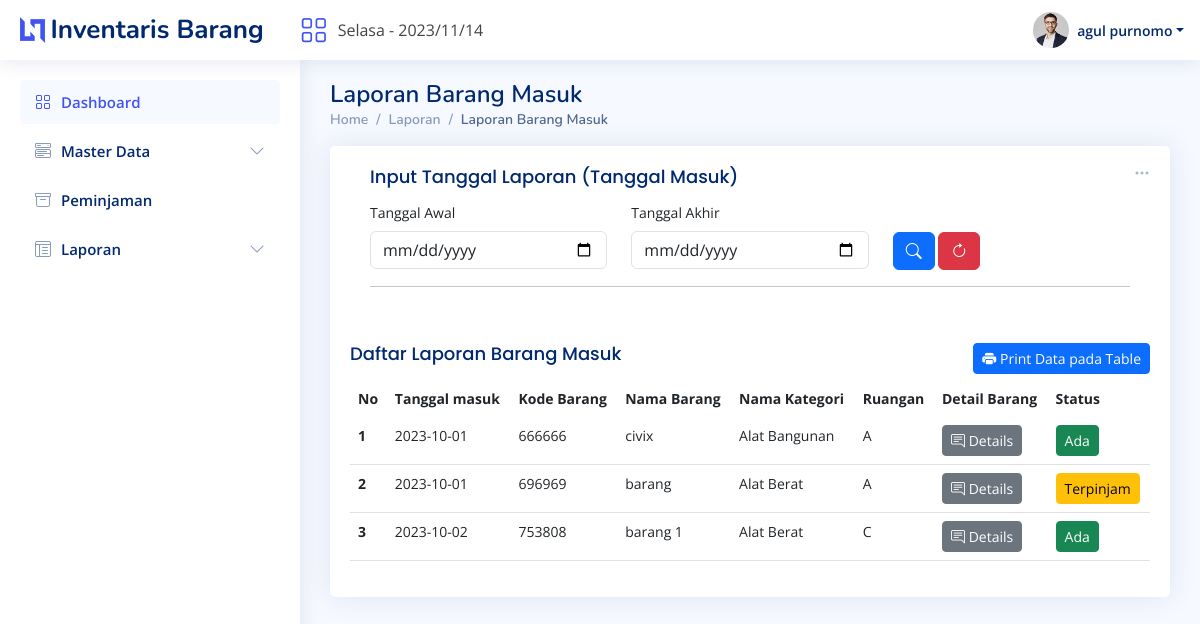
/laporan-barang-masuk.php (signed in), run on the app's committed database.
### tables this page shows
CREATE TABLE `barang` (
  `id_barang` int(11) NOT NULL,
  `kode_barang` int(11) NOT NULL,
  `tanggal_masuk` date DEFAULT NULL,
  `nama_barang` varchar(255) DEFAULT NULL,
  `id_kategori` int(11) DEFAULT NULL,
  `kondisi_barang_bagus` int(11) DEFAULT NULL,
  `kondisi_barang_rusak` int(11) DEFAULT NULL,
  `satuan` varchar(11) DEFAULT NULL,
  `id_ruang` int(11) DEFAULT NULL,
  `keluar` int(1) DEFAULT NULL,
  `tanggal_keluar` date DEFAULT NULL,
  `alasan` varchar(255) DEFAULT NULL,
  `alasan2` varchar(255) DEFAULT NULL
);

CREATE TABLE `kategori` (
  `id_kategori` int(25) NOT NULL,
  `nama_kategori` varchar(255) NOT NULL
);

CREATE TABLE `ruang` (
  `id_ruang` int(11) NOT NULL,
  `nama_ruang` varchar(225) DEFAULT NULL,
  `lokasi_ruang` varchar(255) DEFAULT NULL
);

### laporan-barang-masuk.php (the view, shortened to what this page needs)
<?php
include_once 'header.php';
?>
<main id="main" class="main">
    <div class="pagetitle">
        <h1>Laporan Barang Masuk</h1>
        <nav>
            <ol class="breadcrumb">
                <li class="breadcrumb-item"><a href="?page=dashboard">Home</a></li>
                <li class="breadcrumb-item">Laporan</li>
                <li class="breadcrumb-item active" >Laporan Barang Masuk</li>
            </ol>
        </nav>
    </div>
    <section class="section dashboard">
        <div class="row">
            <div class="col-lg-15">
                <div class="row">
                    <div class="col-12">
                        <div class="card recent-sales overflow-auto">
                            <div class="filter">
                                <a class="icon" href="#" data-bs-toggle="dropdown" title="Pilih Filter pada Table"><i class="bi bi-three-dots"></i></a>
                            </div>
                            <div class="card-body">
                            <div class="card-body">
                                    <h5 class="card-title m-0"> Input Tanggal Laporan (Tanggal Masuk)</h5>
                                    <form method="post">
                                        <div class="mb-3">
                                            <div class="row">
                                                <div class="col-lg-4">
                                                    <label class="form-label">Tanggal Awal</label>
                                                    <input type="date" name="tanggal_awal" class="form-control" value="<?php echo ($tanggal_awal ? $tanggal_awal : '') ?>" required>
                                                </div>
                                                <div class="col-lg-4">
                                                    <label class="form-label">Tanggal Akhir</label>
                                                    <input type="date" name="tanggal_akhir" class="form-control" value="<?php echo ($tanggal_akhir ? $tanggal_akhir : '') ?>" required>
                                                </div>
                                                <div class="col-lg-3">
                                                    <button title="Cari laporan barang berdasarkan input Tanggal" name="cari-tanggal" class="btn btn-primary" style="margin-top: 30px;"><i class="bi bi-search"></i></button>
                                                    <button title="Refresh Page" type="reset" onclick="location.href='?page=laporan-barang-masuk'" style="margin-top: 30px;" class="btn btn-danger"><i class="bi bi-arrow-clockwise"></i></button>
                                                </div>
                                            </div>
                                        </div>
                                        <hr>
                                    </form>
                                </div>
                                <a style="float: right; margin-top: 20px;" target="_blank" class="btn btn-primary btn-sm" href="cetak-laporan-masuk.php<?php
                                    if (isset($_POST['tanggal_awal'])) {
                                        echo '?print=tanggal&awal=' . $tanggal_awal . '&akhir=' . $tanggal_akhir ;
                                    }elseif (isset($_POST['filter-today'])) {
                                        echo '?print=day' ;
                                    }elseif (isset($_POST['filter-week'])) {
                                        echo '?print=week' ;
                                    }elseif (isset($_POST['filter-month'])) {
                                        echo '?print=month' ;
                                    }elseif (isset($_POST['filter-year'])) {
                                        echo '?print=year' ;
                                    }else{
                                        echo '?print=all' ;
                                    }
                                    ?>
                                    "><i class="bi bi-printer-fill"></i> Print Data pada Table</a>
                                <h5 class="card-title m-0">Daftar Laporan Barang Masuk
                                </h5>
                                <table class="table table-border datatable">
                                    <thead>
                                        <tr>
                                            <th scope="col">No</th>
                                            <th scope="col">Tanggal masuk</th>
                                            <th scope="col">Kode Barang</th>
                                            <th scope="col">Nama Barang</th>
                                            <th scope="col">Nama Kategori</th>
                                            <th scope="col">Ruangan</th>
                                            <th scope="col">Detail Barang</th>
                                            <th scope="col">Status</th>
                                        </tr>
                                    </thead>
                                    <tbody>
                                        <?php
                                        $i = 1;
                                        if (isset($_POST['filter-today'])) {
                                            $query = mysqli_query($koneksi, "SELECT * FROM barang INNER JOIN kategori ON barang.id_kategori=kategori.id_kategori INNER JOIN ruang ON barang.id_ruang=ruang.id_ruang WHERE keluar='0' AND tanggal_masuk='$currentdate' ");
                                        }elseif (isset($_POST['filter-week'])) {
                                            $query = mysqli_query($koneksi, "SELECT * FROM barang INNER JOIN kategori ON barang.id_kategori=kategori.id_kategori INNER JOIN ruang ON barang.id_ruang=ruang.id_ruang WHERE keluar='0' AND tanggal_masuk BETWEEN '$filter_upweek' AND '$filter_endweek' ");
                                        }elseif (isset($_POST['filter-month'])) {
                                            $query = mysqli_query($koneksi, "SELECT * FROM barang INNER JOIN kategori ON barang.id_kategori=kategori.id_kategori INNER JOIN ruang ON barang.id_ruang=ruang.id_ruang WHERE keluar='0' AND tanggal_masuk BETWEEN '$filter_upmonth' AND '$filter_endmonth' ");
                                        }elseif (isset($_POST['filter-year'])) {
                                            $query = mysqli_query($koneksi, "SELECT * FROM barang INNER JOIN kategori ON barang.id_kategori=kategori.id_kategori INNER JOIN ruang ON barang.id_ruang=ruang.id_ruang WHERE keluar='0' AND tanggal_masuk BETWEEN '$filter_upyear' AND '$filter_endyear' ");
                                        }elseif (isset($_POST['filter-all'])) {
                                            $query = mysqli_query($koneksi, "SELECT * FROM barang INNER JOIN kategori ON barang.id_kategori=kategori.id_kategori INNER JOIN ruang ON barang.id_ruang=ruang.id_ruang WHERE keluar='0' ");
                                        }elseif (isset($_POST['cari-tanggal'])) {
                                            $query = mysqli_query($koneksi, "SELECT * FROM barang INNER JOIN kategori ON barang.id_kategori=kategori.id_kategori INNER JOIN ruang ON barang.id_ruang=ruang.id_ruang WHERE keluar='0' AND tanggal_masuk BETWEEN '$tanggal_awal' AND '$tanggal_akhir' ");
                                        }else{
                                            $query = mysqli_query($koneksi, "SELECT * FROM barang INNER JOIN kategori ON barang.id_kategori=kategori.id_kategori INNER JOIN ruang ON barang.id_ruang=ruang.id_ruang WHERE keluar='0' ");
                                        }
                                        while ($data = mysqli_fetch_array($query)) {
                                        ?>
                                            <tr>
                                                <td><strong><?php echo $i++ ?></strong></td>
                                                <td><?php echo $data['tanggal_masuk'] ?></td>
                                                <td><?php echo $data['kode_barang'] ?></td>
                                                <td><?php echo $data['nama_barang'] ?></td>
                                                <td><?php echo $data['nama_kategori'] ?></td>
                                                <td><?php echo $data['nama_ruang'] ?></td>
                                                <td>
                                                    <a data-bs-toggle="modal" data-bs-target="#detailbarang<?php echo $data['id_barang'] ?>" class="btn btn-secondary btn-sm" title="Detail Informasi Barang"><i class="bi bi-chat-right-text"></i> Details</a>
                                                </td>
                                                <td>
                                                <?php
                                                    if ($data['keluar'] == '1' || $data['alasan'] == 'hapus') {
                                                        echo '<span class="btn btn-danger btn-sm">Terhapus</span>';
                                                    }elseif ($data['alasan2'] == 'pinjam'){
                                                        echo '<span class="btn btn-warning btn-sm">Terpinjam</span>';
                                                    }else{
                                                        echo '<span class="btn btn-success btn-sm">Ada</span>';
                                                    }
                                                    ?>
                                                </td>
                                            </tr>
                                        <?php
                                        }
                                        ?>
                                    </tbody>
                                </table>
                            </div>
                        </div>
                    </div>
                </div>
            </div>
        </div>
    </section>
</main>

### assets/css/style.css (style rules this page uses)
:root { scroll-behavior: smooth; }
body { font-family: "Open Sans", sans-serif; background: #f6f9ff; color: #444444; }
a { color: #4154f1; text-decoration: none; }
h1, h2, h3, h4, h5, h6 { font-family: "Nunito", sans-serif; }
#main { margin-top: 60px; padding: 20px 30px; transition: all 0.3s; }
.pagetitle { margin-bottom: 10px; }
.pagetitle h1 { font-size: 24px; margin-bottom: 0; font-weight: 600; color: #012970; }
.card { margin-bottom: 30px; border: none; border-radius: 5px; box-shadow: 0px 0 30px rgba(1, 41, 112, 0.1); }
.card-title { padding: 20px 0 15px 0; font-size: 18px; font-weight: 500; color: #012970; font-family: "Poppins", sans-serif; }
.card-body { padding: 0 20px 20px 20px; }
.breadcrumb { font-size: 14px; font-family: "Nunito", sans-serif; color: #899bbd; font-weight: 600; }
.breadcrumb a { color: #899bbd; transition: 0.3s; }
.breadcrumb .breadcrumb-item::before { color: #899bbd; }
.breadcrumb .active { color: #51678f; font-weight: 600; }
@media (min-width: 1200px) { #main, #footer { margin-left: 300px; } }
.dashboard .filter { position: absolute; right: 0px; top: 15px; }
.dashboard .filter .icon { color: #aab7cf; padding-right: 20px; padding-bottom: 5px; transition: 0.3s; font-size: 16px; }
.dashboard .recent-sales { font-size: 14px; }
.dashboard .recent-sales .table thead { background: #f6f6fe; }
.dashboard .recent-sales .table thead th { border: 0; }

### data on the page
barang: tanggal_masuk "2023-10-01", kode_barang "666666", nama_barang "civix", id_kategori.nama_kategori "Alat Bangunan", id_ruang.nama_ruang "A", keluar "Ada"
barang: tanggal_masuk "2023-10-01", kode_barang "696969", nama_barang "barang", id_kategori.nama_kategori "Alat Berat", id_ruang.nama_ruang "A", keluar "Terpinjam"
barang: tanggal_masuk "2023-10-02", kode_barang "753808", nama_barang "barang 1", id_kategori.nama_kategori "Alat Berat", id_ruang.nama_ruang "C", keluar "Ada"

### other printed values
$today_indo "Selasa"
$_SESSION['user']['nama_user'] "agul purnomo"
